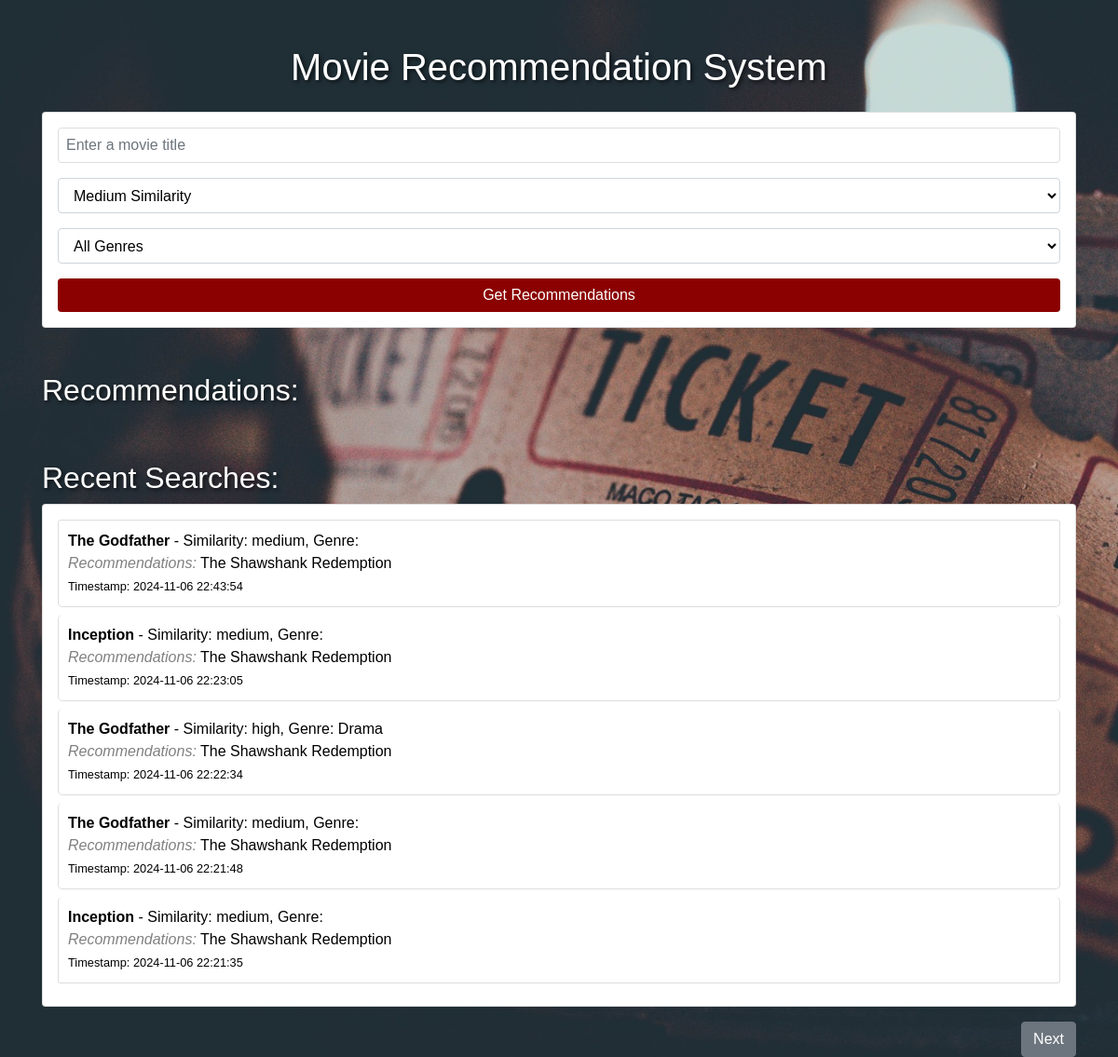
The page / on the database its author committed.
### tables this page shows
CREATE TABLE history (
        id INTEGER PRIMARY KEY AUTOINCREMENT,
        movie_title TEXT,
        similarity_level TEXT,
        genre_filter TEXT,
        recommendations TEXT,
        timestamp DATETIME DEFAULT CURRENT_TIMESTAMP
    );

### app.py (the view, shortened to what this page needs)
@app.route('/', methods=['GET', 'POST'])
def index():
    recommendations = []
    page = request.args.get('page', 1, type=int)
    per_page = 5
    conn = sqlite3.connect('search_history.db')
    cursor = conn.cursor()
    offset = (page - 1) * per_page
    cursor.execute("SELECT movie_title, similarity_level, genre_filter, recommendations, timestamp FROM history ORDER BY timestamp DESC LIMIT ? OFFSET ?", (per_page, offset))
    search_history = cursor.fetchall()
    conn.close()
    conn = sqlite3.connect('search_history.db')
    cursor = conn.cursor()
    cursor.execute("SELECT COUNT(*) FROM history")
    total_items = cursor.fetchone()[0]
    conn.close()
    has_next = total_items > page * per_page
    return render_template('index.html', recommendations=recommendations, search_history=search_history, page=page, has_next=has_next)

### templates/index.html (shortened to what this page needs)
<!DOCTYPE html>
<html lang="en">
<head>
    <link href="https://stackpath.bootstrapcdn.com/bootstrap/4.5.2/css/bootstrap.min.css" rel="stylesheet">
    <link rel="stylesheet" href="{{ url_for('static', filename='styles.css') }}">
</head>
<body>
<div class="container mt-5">
    <h1 class="text-center">Movie Recommendation System</h1>
    <form method="POST" action="/" class="card p-3 mt-4">
        <div class="form-group">
            <input type="text" name="movie_title" placeholder="Enter a movie title" required class="form-control">
        </div>
        <div class="form-group">
            <select name="similarity_level" class="form-control">
                <option value="medium" selected>Medium Similarity</option>
            </select>
        </div>
        <div class="form-group">
            <select name="genre_filter" class="form-control">
                <option value="">All Genres</option>
            </select>
        </div>
        <button type="submit" class="btn btn-primary btn-block">Get Recommendations</button>
    </form>
    <h2 class="mt-5">Recommendations:</h2>
    <h2 class="mt-5">Recent Searches:</h2>
    <div class="recent-searches card p-3">
        <ul class="list-group">
            {% for search in search_history %}
                <li class="list-group-item">
                    <strong>{{ search[0] }}</strong> - Similarity: {{ search[1] }}, Genre: {{ search[2] }}<br>
                    <em>Recommendations:</em> {{ search[3] }}<br>
                    <small>Timestamp: {{ search[4] }}</small>
                </li>
            {% endfor %}
        </ul>
    </div>
    <div class="d-flex justify-content-between mt-3">
        {% if has_next %}
            <a href="{{ url_for('index', page=page+1) }}" class="btn btn-secondary ml-auto">Next</a>
        {% endif %}
    </div>
</div>
</body>
</html>

### static/styles.css (style rules this page uses)
body { background-image: url("background.jpg"); background-size: cover; background-repeat: no-repeat; background-attachment: fixed; color: white; font-family: Arial, sans-serif; }
.container { color: white; }
input[type="text"], select { background-color: white !important; color: black !important; border: 1px solid #ddd; padding: 8px; }
button { background-color: #8B0000 !important; color: white !important; border: none !important; font-weight: bold; padding: 8px 16px; border-radius: 5px; cursor: pointer; }
.list-group-item { background-color: white; color: black; border: 1px solid #ddd; border-radius: 5px; margin-bottom: 8px; padding: 10px; }
.list-group-item em { color: grey; }
h1, h2 { color: white; text-shadow: 2px 2px 4px rgba(0, 0, 0, 0.7); }

### rows shown on the page
history: movie_title "The Godfather", similarity_level "medium", recommendations "The Shawshank Redemption", timestamp "2024-11-06 22:43:54"
history: movie_title "Inception", similarity_level "medium", recommendations "The Shawshank Redemption", timestamp "2024-11-06 22:23:05"
history: movie_title "The Godfather", similarity_level "high", genre_filter "Drama", recommendations "The Shawshank Redemption", timestamp "2024-11-06 22:22:34"
history: movie_title "The Godfather", similarity_level "medium", recommendations "The Shawshank Redemption", timestamp "2024-11-06 22:21:48"
history: movie_title "Inception", similarity_level "medium", recommendations "The Shawshank Redemption", timestamp "2024-11-06 22:21:35"
